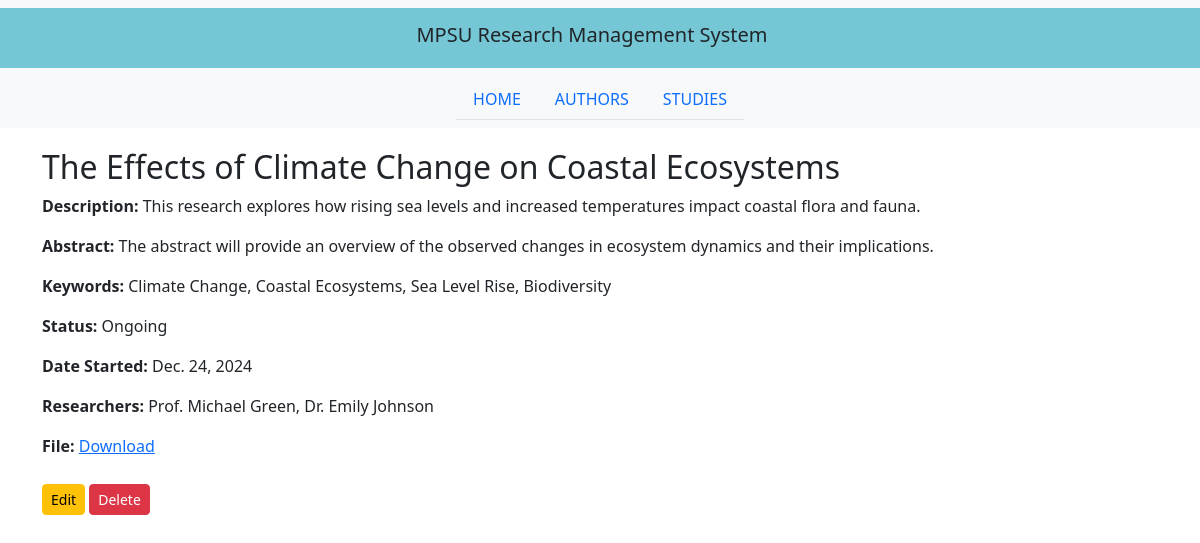
Screenshot of /studies/detail/2 with the database file from the repository.
### rms_app/models.py (models this page shows, shortened)
class Study(models.Model):
    author = models.ForeignKey(Author, on_delete=models.CASCADE, related_name='studies', null=True, blank=True)
    title = models.CharField(max_length=200)
    description = models.TextField()
    abstract = models.TextField()
    keywords = models.CharField(max_length=200)
    status = models.CharField(max_length=100)
    date_started = models.DateField()
    researchers = models.TextField()
    file = models.FileField(upload_to='studies/', null=True, blank=True)

### rms_app/views.py (the view)
# urls.py: path('studies/detail/<int:study_id>', study_detail, name='study_detail'),  # Add this line for the detail view
def study_detail(request, study_id):
    study = get_object_or_404(Study, id=study_id)
    return render(request, 'study_detail.html', {'study': study})

### rms_app/templates/study_detail.html
<!DOCTYPE html>
{% extends "index.html" %}
{% load static %}
{% block main_content %}
<div class="container" style="margin-top: 20px;">
    <h2>{{ study.title }}</h2>
    <p><strong>Description:</strong> {{ study.description }}</p>
    <p><strong>Abstract:</strong> {{ study.abstract }}</p>
    <p><strong>Keywords:</strong> {{ study.keywords }}</p>
    <p><strong>Status:</strong> {{ study.status }}</p>
    <p><strong>Date Started:</strong> {{ study.date_started }}</p>
    <p><strong>Researchers:</strong> {{ study.researchers }}</p>
    {% if study.file %}
    <p><strong>File:</strong> <a href="{{ study.file.url }}">Download</a></p>
    {% else %}
    <p><strong>File:</strong> No file uploaded</p>
    {% endif %}
    <a href="{% url 'edit_study' study.id %}" class="btn btn-warning btn-sm" style="margin-top: 10px;">Edit</a>
    <a href="{% url 'delete_study' study.id %}" class="btn btn-danger btn-sm" style="margin-top: 10px;">Delete</a>
</div>
{% endblock %}

### rows the page displays
Study: title "The Effects of Climate Change on Coastal Ecosystems", description "This research explores how rising sea levels and increased temperatures impact coastal flora and fauna.", abstract "The abstract will provide an overview of the observed changes in ecosystem dynamics and their implications.", keywords "Climate Change, Coastal Ecosystems, Sea Level Rise, Biodiversity", status "Ongoing", date_started "Dec. 24, 2024", researchers "Prof. Michael Green, Dr. Emily Johnson"
